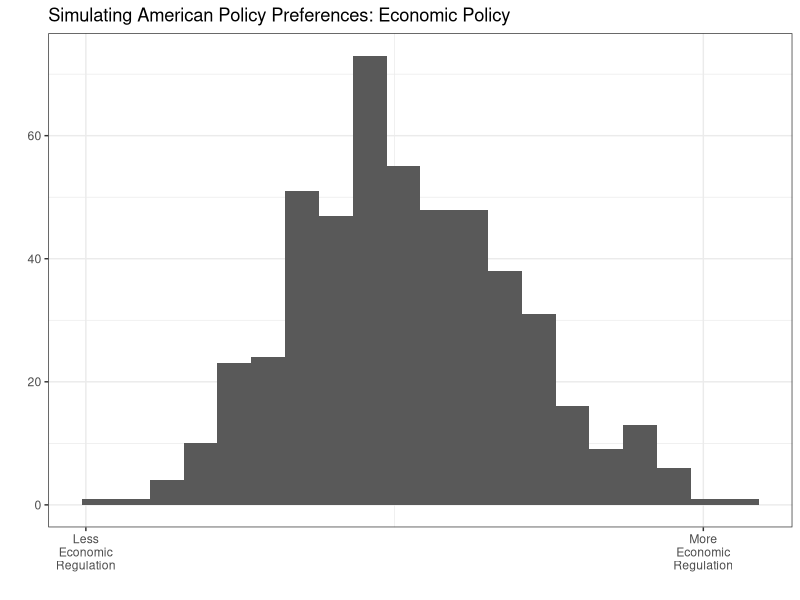
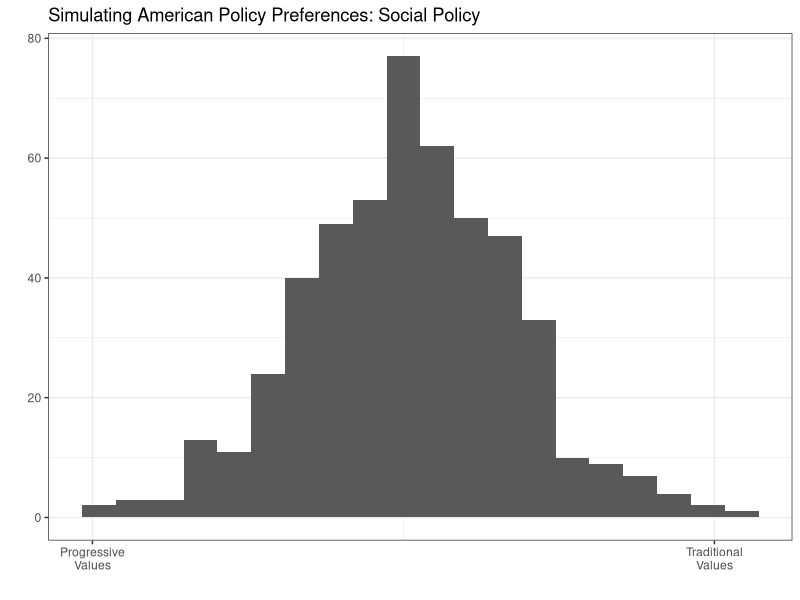
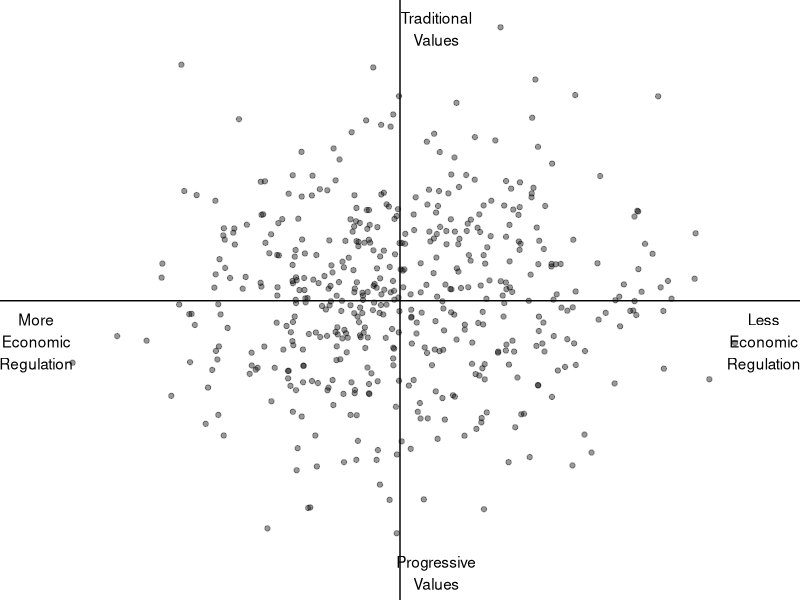
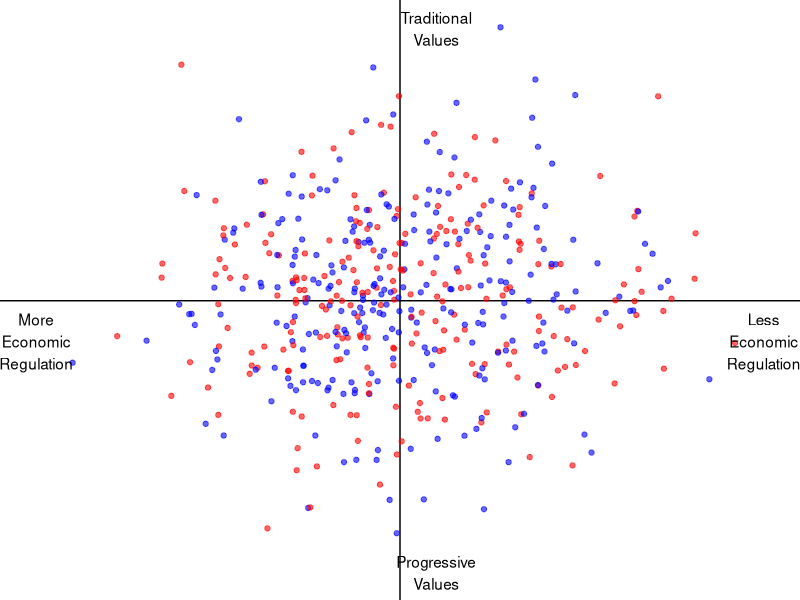
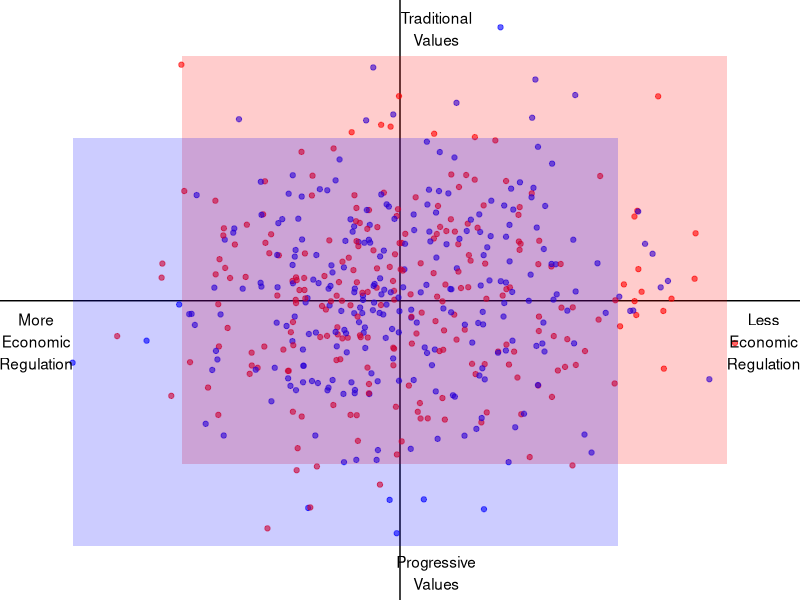
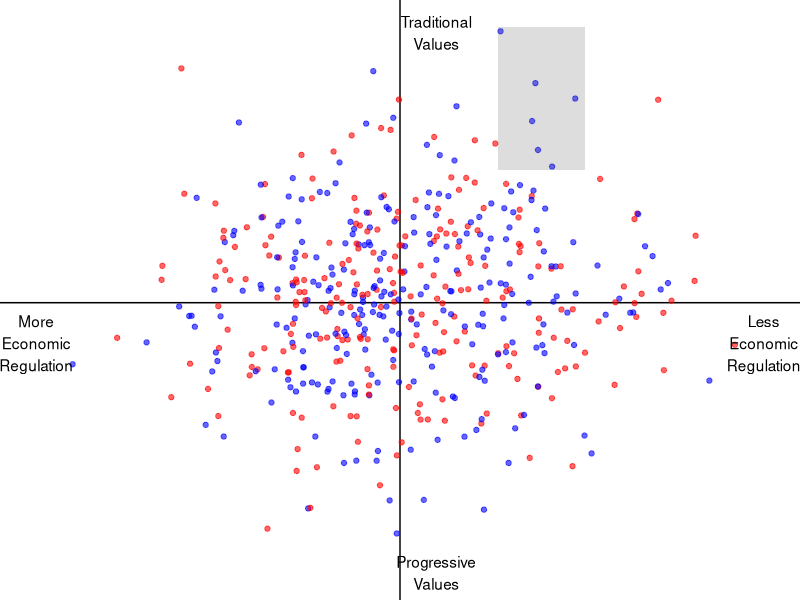
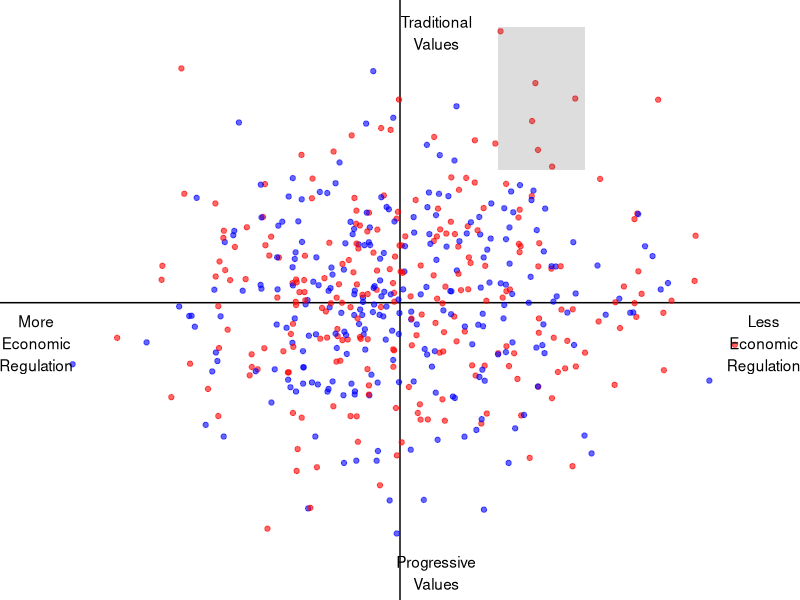
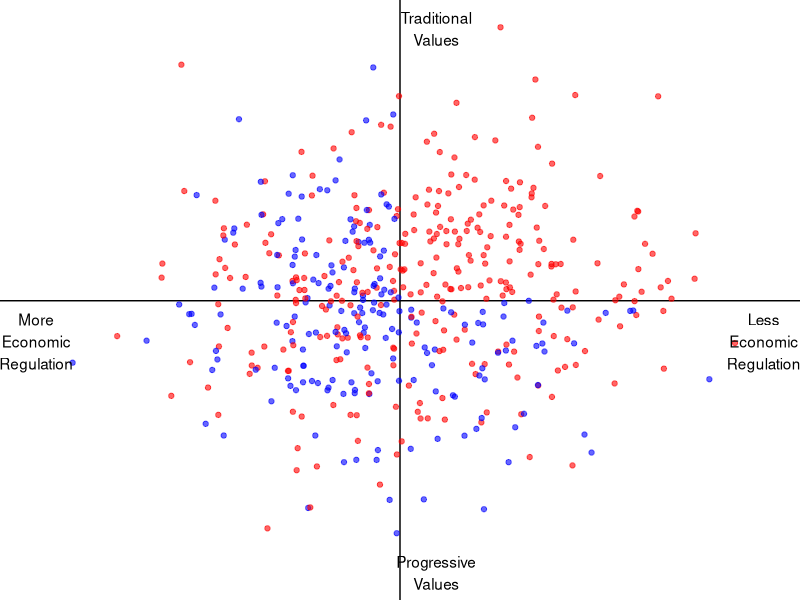

Write the R code that produced these figures, in order.
## ---- chunk 1
# background-size="1920px 1080px"
library(tidyverse)
library(readxl)
## ---- chunk 2
voters1 <- read_csv("13-1-simulated_voters.csv")

voters1 |>
  ggplot(aes(x = economics)) +
  geom_histogram(bins = 20) +
  theme_bw() +
  labs(x = "", y = "",
       title = "Simulating American Policy Preferences: Economic Policy") +
  scale_x_continuous(breaks = c(-9, 8.5), labels = c("Less\nEconomic\nRegulation", "More\nEconomic\nRegulation"))

voters1 |>
  ggplot(aes(x = social)) +
  geom_histogram(bins = 20) +
  theme_bw() +
  labs(x = "", y = "",
       title = "Simulating American Policy Preferences: Social Policy") +
  scale_x_continuous(breaks = c(-9, 9), labels = c("Progressive\nValues", "Traditional\nValues"))
## ---- chunk 3
# View both
voters1 |>
  ggplot(aes(x = economics, y = social)) +
  geom_vline(xintercept = 0) +
  geom_hline(yintercept = 0) +
  geom_point(alpha = .4) +
  theme_void() +
  labs(x = "", y = "") +
  annotate("text", x = c(-10, 10), y = -1.5, label = c("More\nEconomic\nRegulation", "Less\nEconomic\nRegulation")) +
  annotate("text", x = 1, y = c(-10, 10), label = c("Progressive\nValues", "Traditional\nValues"))
## ---- chunk 4
# US parties in the 1970s
# LOTS of room for compromise between the parties
voters1 |>
  ggplot(aes(x = economics, y = social, color = party1)) +
  geom_vline(xintercept = 0) +
  geom_hline(yintercept = 0) +
  geom_point(alpha = .6) +
  theme_void() +
  labs(x = "", y = "") +
  annotate("text", x = c(-10, 10), y = -1.5, label = c("More\nEconomic\nRegulation", "Less\nEconomic\nRegulation")) +
  annotate("text", x = 1, y = c(-10, 10), label = c("Progressive\nValues", "Traditional\nValues")) +
  guides(color = "none") + 
  scale_color_manual(values = c("blue", "red"))
## ---- chunk 5
# US parties in the 1970s
# LOTS of room for compromise between the parties
voters1 |>
  ggplot(aes(x = economics, y = social, color = party1)) +
  geom_vline(xintercept = 0) +
  geom_hline(yintercept = 0) +
  geom_point(alpha = .6) +
  theme_void() +
  labs(x = "", y = "") +
  annotate("text", x = c(-10, 10), y = -1.5, label = c("More\nEconomic\nRegulation", "Less\nEconomic\nRegulation")) +
  annotate("text", x = 1, y = c(-10, 10), label = c("Progressive\nValues", "Traditional\nValues")) +
  guides(color = "none") + 
  scale_color_manual(values = c("blue", "red")) +
  annotate("rect", xmin = -6, xmax = 9, ymin = -6, ymax = 9, alpha = .2, fill = "red") +
 annotate("rect", xmin = -9, xmax = 6, ymin = -9, ymax = 6, alpha = .2, fill = "blue") 
## ---- chunk 6
# US parties have been sorting since the 1970s

# Illustrate the sorting step-by-step
# 1. Dems with conservative views on econ and social, convert them to republicans!
voters1 |>
  ggplot(aes(x = economics, y = social, color = party1)) +
  geom_vline(xintercept = 0) +
  geom_hline(yintercept = 0) +
  geom_point(alpha = .6) +
  theme_void() +
  labs(x = "", y = "") +
  annotate("text", x = c(-10, 10), y = -1.5, label = c("More\nEconomic\nRegulation", "Less\nEconomic\nRegulation")) +
  annotate("text", x = 1, y = c(-10, 10), label = c("Progressive\nValues", "Traditional\nValues")) +
  guides(color = "none") + 
  scale_color_manual(values = c("blue", "red")) +
  annotate("rect", xmin = 2.7, xmax = 5.1, ymin = 4.9, ymax = 10.2, alpha = .2)
## ---- chunk 7
# 2. convert them to republicans
voters1 |>
  mutate(
    party1a = case_when(
      party1 == "Democratic" & economics >= 2.65 & social >=4.8 ~ "Republican",
      TRUE ~ party1)
  ) |>
  ggplot(aes(x = economics, y = social, color = party1a)) +
  geom_vline(xintercept = 0) +
  geom_hline(yintercept = 0) +
  geom_point(alpha = .6) +
  theme_void() +
  labs(x = "", y = "") +
  annotate("text", x = c(-10, 10), y = -1.5, label = c("More\nEconomic\nRegulation", "Less\nEconomic\nRegulation")) +
  annotate("text", x = 1, y = c(-10, 10), label = c("Progressive\nValues", "Traditional\nValues")) +
  guides(color = "none") + 
  scale_color_manual(values = c("blue", "red")) +
  annotate("rect", xmin = 2.7, xmax = 5.1, ymin = 4.9, ymax = 10.2, alpha = .2)
## ---- chunk 8
# 3. Repeat for more voters in this quadrant
voters1 |>
  mutate(
    party1a = case_when(
      party1 == "Democratic" & economics > 0 & social > 0 ~ "Republican",
      TRUE ~ party1)
  ) |>
  ggplot(aes(x = economics, y = social, color = party1a)) +
  geom_vline(xintercept = 0) +
  geom_hline(yintercept = 0) +
  geom_point(alpha = .6) +
  theme_void() +
  labs(x = "", y = "") +
  annotate("text", x = c(-10, 10), y = -1.5, label = c("More\nEconomic\nRegulation", "Less\nEconomic\nRegulation")) +
  annotate("text", x = 1, y = c(-10, 10), label = c("Progressive\nValues", "Traditional\nValues")) +
  guides(color = "none") + 
  scale_color_manual(values = c("blue", "red"))
## ---- chunk 9
# 4. Repeat for more liberal voters
voters1 |>
  mutate(
    party1a = case_when(
      party1 == "Democratic" & economics > 0 & social > 0 ~ "Republican",
      party1 == "Republican" & economics < 0 & social < 0 ~ "Democratic",
      TRUE ~ party1)
  ) |>
  ggplot(aes(x = economics, y = social, color = party1a)) +
  geom_vline(xintercept = 0) +
  geom_hline(yintercept = 0) +
  geom_point(alpha = .6) +
  theme_void() +
  labs(x = "", y = "") +
  annotate("text", x = c(-10, 10), y = -1.5, label = c("More\nEconomic\nRegulation", "Less\nEconomic\nRegulation")) +
  annotate("text", x = 1, y = c(-10, 10), label = c("Progressive\nValues", "Traditional\nValues")) +
  guides(color = "none") + 
  scale_color_manual(values = c("blue", "red"))
## ---- chunk 10
# 5. Sorted parties appear polarized WITHOUT moving ANY voters
voters1 |>
  ggplot(aes(x = economics, y = social, color = party2)) +
  geom_vline(xintercept = 0) +
  geom_hline(yintercept = 0) +
  geom_point(alpha = .6) +
  theme_void() +
  labs(x = "", y = "") +
  annotate("text", x = c(-10, 10), y = -1.5, label = c("More\nEconomic\nRegulation", "Less\nEconomic\nRegulation")) +
  annotate("text", x = 1, y = c(-10, 10), label = c("Progressive\nValues", "Traditional\nValues")) +
  guides(color = "none") + 
  scale_color_manual(values = c("blue", "red")) +
  annotate("rect", xmin = -1, xmax = 10, ymin = -1, ymax = 10, fill = "red", alpha = .2) +
  annotate("rect", xmin = 1, xmax = -10, ymin = 1, ymax = -10, fill = "blue", alpha = .2)
